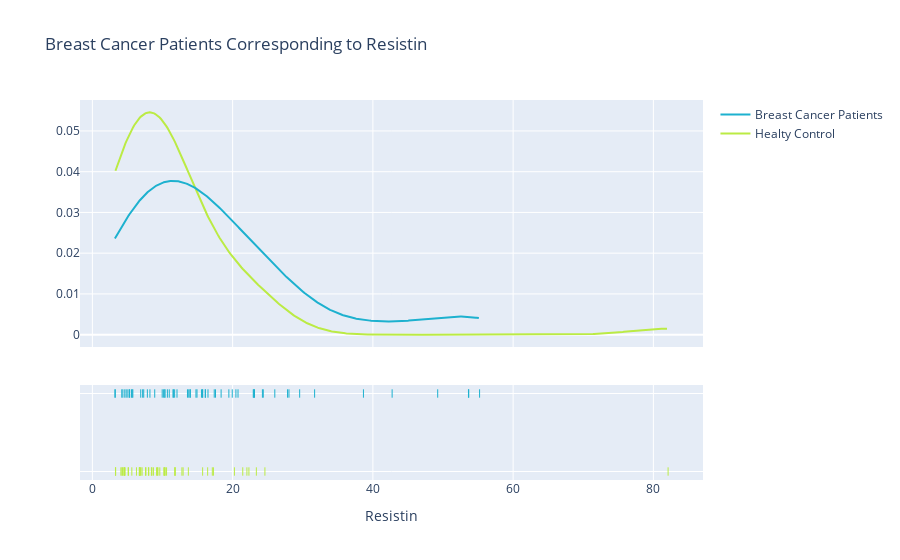

The notebook cell saved with this chart:
### Markdown cell above
Breast Cancer Patients corresponding to Resistin

### Code cell
more = df[df['Classification']==1]['Resistin']
less = df[df['Classification']==0]['Resistin']
fig = ff.create_distplot([less, more],['Healty Control', 'Breast Cancer Patients']
                         , show_hist=False, 
                        colors=['#bbeb44','#1db1cf'])
fig.update_layout(
    title="Breast Cancer Patients Corresponding to Resistin",
    xaxis_title="Resistin",
)
fig.show()

### Figure 1 — Plotly figure (JSON) as saved in the notebook; plotly's stock layout.template omitted (floating-point values rounded to 4 significant figures; data arrays with more than 128 entries replaced by an {"elided": "..."} marker saying what was removed)
{"data": [{"legendgroup": "Healty Control", "marker": {"color": "#bbeb44"}, "mode": "lines", "name": "Healty Control", "showlegend": true, "type": "scatter", "x": {"elided": "500 float values"}, "xaxis": "x", "y": {"elided": "500 float values"}, "yaxis": "y"}, {"legendgroup": "Breast Cancer Patients", "marker": {"color": "#1db1cf"}, "mode": "lines", "name": "Breast Cancer Patients", "showlegend": true, "type": "scatter", "x": {"elided": "500 float values"}, "xaxis": "x", "y": {"elided": "500 float values"}, "yaxis": "y"}, {"legendgroup": "Healty Control", "marker": {"color": "#bbeb44", "symbol": "line-ns-open"}, "mode": "markers", "name": "Healty Control", "showlegend": false, "type": "scatter", "x": [7.996, 4.064, 9.277, 12.77, 10.58, 10.32, 12.94, 5.104, 6.284, 7.091, 6.92, 4.58, 5.14, 6.85, 9.35, 7.64, 3.32, 13.68, 6.702, 17.1, 9.154, 5.626, 24.6, 16.44, 10.19, 8.704, 11.78, 23.38, 22.04, 15.72, 22.32, 10.26, 21.44, 6.71, 10.38, 4.207, 3.292, 82.1, 20.25, 17.26, 8.044, 8.416, 7.577, 11.79, 4.299, 6.705, 4.497, 4.664, 4.53, 9.614, 8.494, 11.77], "xaxis": "x", "y": ["Healty Control", "Healty Control", "Healty Control", "Healty Control", "Healty Control", "Healty Control", "Healty Control", "Healty Control", "Healty Control", "Healty Control", "Healty Control", "Healty Control", "Healty Control", "Healty Control", "Healty Control", "Healty Control", "Healty Control", "Healty Control", "Healty Control", "Healty Control", "Healty Control", "Healty Control", "Healty Control", "Healty Control", "Healty Control", "Healty Control", "Healty Control", "Healty Control", "Healty Control", "Healty Control", "Healty Control", "Healty Control", "Healty Control", "Healty Control", "Healty Control", "Healty Control", "Healty Control", "Healty Control", "Healty Control", "Healty Control", "Healty Control", "Healty Control", "Healty Control", "Healty Control", "Healty Control", "Healty Control", "Healty Control", "Healty Control", "Healty Control", "Healty Control", "Healty Control", "Healty Control"], "yaxis": "y2"}, {"legendgroup": "Breast Cancer Patients", "marker": {"color": "#1db1cf", "symbol": "line-ns-open"}, "mode": "markers", "name": "Breast Cancer Patients", "showlegend": false, "type": "scatter", "x": [23.03, 28.03, 23.12, 12.07, 17.38, 13.74, 5.571, 10.7, 15.74, 15.7, 22.94, 11.55, 8.205, 5.263, 10.34, 13.91, 13.56, 4.62, 7.84, 5.31, 3.21, 4.82, 5.68, 16.1, 7.165, 38.65, 24.37, 27.83, 31.69, 29.56, 10.16, 42.74, 53.67, 19.46, 16.11, 55.22, 53.63, 13.97, 17.56, 19.95, 24.25, 5.768, 11.5, 20.77, 23.03, 26.01, 49.24, 16.49, 18.36, 14.92, 20.47, 14.77, 9.954, 6.892, 15.56, 8.89, 4.19, 11.73, 5.06, 10.96, 7.32, 10.33, 3.27, 4.35], "xaxis": "x", "y": ["Breast Cancer Patients", "Breast Cancer Patients", "Breast Cancer Patients", "Breast Cancer Patients", "Breast Cancer Patients", "Breast Cancer Patients", "Breast Cancer Patients", "Breast Cancer Patients", "Breast Cancer Patients", "Breast Cancer Patients", "Breast Cancer Patients", "Breast Cancer Patients", "Breast Cancer Patients", "Breast Cancer Patients", "Breast Cancer Patients", "Breast Cancer Patients", "Breast Cancer Patients", "Breast Cancer Patients", "Breast Cancer Patients", "Breast Cancer Patients", "Breast Cancer Patients", "Breast Cancer Patients", "Breast Cancer Patients", "Breast Cancer Patients", "Breast Cancer Patients", "Breast Cancer Patients", "Breast Cancer Patients", "Breast Cancer Patients", "Breast Cancer Patients", "Breast Cancer Patients", "Breast Cancer Patients", "Breast Cancer Patients", "Breast Cancer Patients", "Breast Cancer Patients", "Breast Cancer Patients", "Breast Cancer Patients", "Breast Cancer Patients", "Breast Cancer Patients", "Breast Cancer Patients", "Breast Cancer Patients", "Breast Cancer Patients", "Breast Cancer Patients", "Breast Cancer Patients", "Breast Cancer Patients", "Breast Cancer Patients", "Breast Cancer Patients", "Breast Cancer Patients", "Breast Cancer Patients", "Breast Cancer Patients", "Breast Cancer Patients", "Breast Cancer Patients", "Breast Cancer Patients", "Breast Cancer Patients", "Breast Cancer Patients", "Breast Cancer Patients", "Breast Cancer Patients", "Breast Cancer Patients", "Breast Cancer Patients", "Breast Cancer Patients", "Breast Cancer Patients", "Breast Cancer Patients", "Breast Cancer Patients", "Breast Cancer Patients", "Breast Cancer Patients"], "yaxis": "y2"}], "layout": {"barmode": "overlay", "hovermode": "closest", "legend": {"traceorder": "reversed"}, "title": {"text": "Breast Cancer Patients Corresponding to Resistin"}, "xaxis": {"anchor": "y2", "domain": [0, 1], "title": {"text": "Resistin"}, "zeroline": false}, "yaxis": {"anchor": "free", "domain": [0.35, 1], "position": 0}, "yaxis2": {"anchor": "x", "domain": [0, 0.25], "dtick": 1, "showticklabels": false}}}
